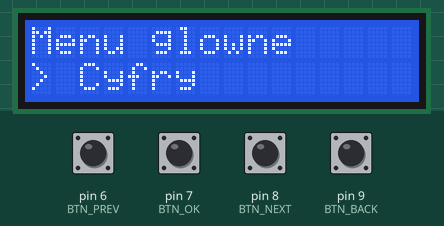
A sketch run on a simulated Arduino Uno, built with avr-gcc and run on an emulated ATmega328P. Shown: 16×2 character LCD. Inputs (shaded band) come from the test bench; at power-on: pin 6 (BTN_PREV), pin 7 (BTN_OK), pin 8 (BTN_NEXT), pin 9 (BTN_BACK) HIGH.

Above: at 1.2 s.
1.3 s: pin 6 (BTN_PREV) pulled LOW for 0.15 s
At 2.5 s:
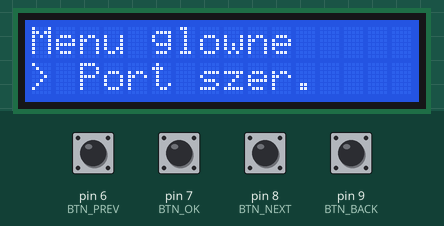
2.9 s: pin 8 (BTN_NEXT) pulled LOW for 1 s
At 4.6 s:
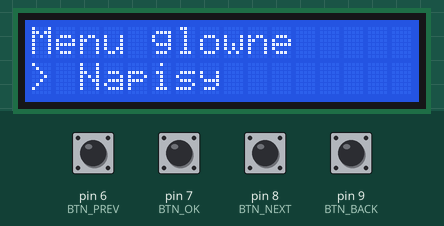
5.4 s: pin 7 (BTN_OK) pulled LOW for 0.15 s
At 6.6 s:
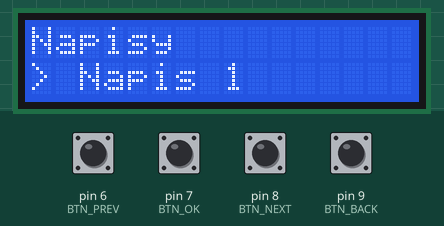
7.0 s: pin 8 (BTN_NEXT) pulled LOW for 1 s
At 8.5 s:
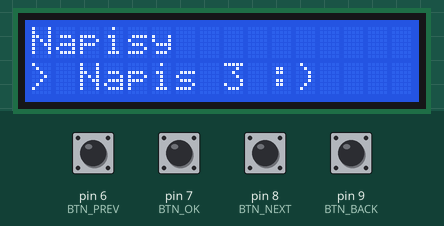
9.5 s: pin 6 (BTN_PREV) pulled LOW for 1 s
At 9.77 s:
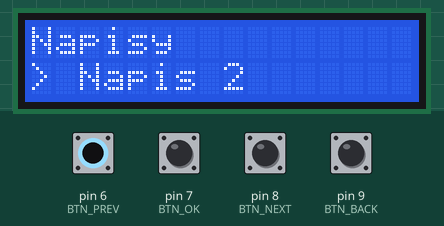
12.0 s: pin 9 (BTN_BACK) pulled LOW for 0.15 s
At 13.2 s:
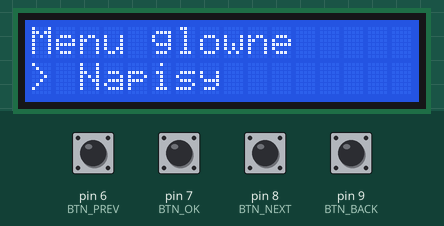
Timing chart, 0 to 14.6 s (numbered marks = the images above; inputs shaded):
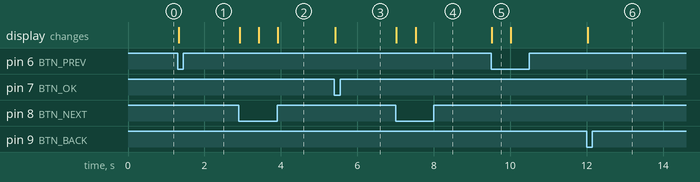

Measured:
- after the input at 1.3 s, the display: changes at once (image 1)
- after the input at 2.9 s, the display: first changes at once (image 2 shows a later state)
- after the input at 5.4 s, the display: changes at once (image 3)
- after the input at 7.0 s, the display: first changes at once (image 4 shows a later state)
- after the input at 9.5 s, the display: changes at once (image 5)
- after the input at 12.0 s, the display: changes at once (image 6)
- what the display in image 5 shows lasts 0.5 s, from 9.5 s to 10.0 s

The sketch:

lcd_menu_example.ino
```cpp
#include <Wire.h>
#include <LiquidCrystal_PCF8574.h>

#define LCD_ADDR  0x27

#define BTN_BACK  9
#define BTN_NEXT  8
#define BTN_PREV  6
#define BTN_OK    7

typedef struct {
  String label;
  int minVal;
  int maxVal;
  int currentVal;
  void (*handler)();
} STRUCT_MENUPOS;

typedef enum {
  BACK, NEXT, PREV, OK, NONE
} ENUM_BUTTON;

LiquidCrystal_PCF8574 lcd(LCD_ADDR);
STRUCT_MENUPOS menu[5];

int currentMenuPos = 0;
int menuSize;
bool isInLowerLevel = false;
int tempVal;

void setup() {
  Serial.begin(9600);
  lcd.begin(16, 2);
  lcd.setBacklight(255);

  pinMode(BTN_NEXT, INPUT_PULLUP);
  pinMode(BTN_PREV, INPUT_PULLUP);
  pinMode(BTN_BACK, INPUT_PULLUP);
  pinMode(BTN_OK, INPUT_PULLUP);

  menu[0] = {"Cyfry", 0, 9, 5, NULL};
  menu[1] = {"Liczby", 10, 1000, 15, NULL};
  menu[2] = {"Napisy", 0, 2, 0, formatNapisy};
  menu[3] = {"Ulamki", 0, 30, 15, formatUlamki};
  menu[4] = {"Port szer.", 0, 0, 0, actionPortSzeregowy};

  menuSize = sizeof(menu)/sizeof(STRUCT_MENUPOS);
}

void loop() {
  drawMenu();
}

ENUM_BUTTON getButton() {
  if(!digitalRead(BTN_BACK)) return BACK;
  if(!digitalRead(BTN_NEXT)) return NEXT;
  if(!digitalRead(BTN_PREV)) return PREV;
  if(!digitalRead(BTN_OK)) return OK;

  return NONE;
}

void drawMenu() {
  static unsigned long lastRead = 0;
  static ENUM_BUTTON lastPressedButton = OK;
  static unsigned int isPressedSince = 0;
  int autoSwitchTime = 500;

  ENUM_BUTTON pressedButton = getButton();

  if(pressedButton == NONE && lastRead != 0) {
    isPressedSince = 0;
    return;
  }
  if(pressedButton != lastPressedButton) {
    isPressedSince = 0;
  }

  if(isPressedSince > 3) autoSwitchTime = 70;
  if(lastRead != 0 && millis() - lastRead < autoSwitchTime && pressedButton == lastPressedButton) return;

  isPressedSince++;
  lastRead = millis();
  lastPressedButton = pressedButton;

  switch(pressedButton) {
    case NEXT: handleNext(); break;
    case PREV: handlePrev(); break;
    case BACK: handleBack(); break;
    case OK: handleOk(); break;
  }

  lcd.home();
  lcd.clear();
  if(isInLowerLevel) {
    lcd.print(menu[currentMenuPos].label);
    lcd.setCursor(0, 1);
    lcd.print(F("> "));

    if(menu[currentMenuPos].handler != NULL) {
      (*(menu[currentMenuPos].handler))();
    } else {
      lcd.print(tempVal);
    }
  } else {
    lcd.print(F("Menu glowne"));
    lcd.setCursor(0, 1);
    lcd.print(F("> "));

    lcd.print(menu[currentMenuPos].label);
  }
}

void handleNext() {
  if(isInLowerLevel) {
    tempVal++;
    if(tempVal > menu[currentMenuPos].maxVal) tempVal = menu[currentMenuPos].maxVal;
  } else {
    currentMenuPos = (currentMenuPos + 1) % menuSize;
  }
}

void handlePrev() {
  if(isInLowerLevel) {
    tempVal--;
    if(tempVal < menu[currentMenuPos].minVal) tempVal = menu[currentMenuPos].minVal;
  } else {
    currentMenuPos--;
    if(currentMenuPos < 0) currentMenuPos = menuSize - 1;
  }
}

void handleBack() {
  if(isInLowerLevel) {
    isInLowerLevel = false;
  }
}

void handleOk() {
  if(menu[currentMenuPos].handler != NULL && menu[currentMenuPos].maxVal <= menu[currentMenuPos].minVal) {
    (*(menu[currentMenuPos].handler))();
    return;
  }
  if(isInLowerLevel) {
    menu[currentMenuPos].currentVal = tempVal;
    isInLowerLevel = false;
  } else {
    tempVal = menu[currentMenuPos].currentVal;
    isInLowerLevel = true;
  }
}

/* Funkcje-uchwyty użytkownika */
void actionPortSzeregowy() {
  Serial.println("Wywolano akcje: Port szeregowy");
}

void formatNapisy() {
  String dictonary[] = {"Napis 1", "Napis 2", "Napis 3 :)"};
  lcd.print(dictonary[tempVal]);
}

void formatUlamki() {
  lcd.print(tempVal / 10.0);
}
```
